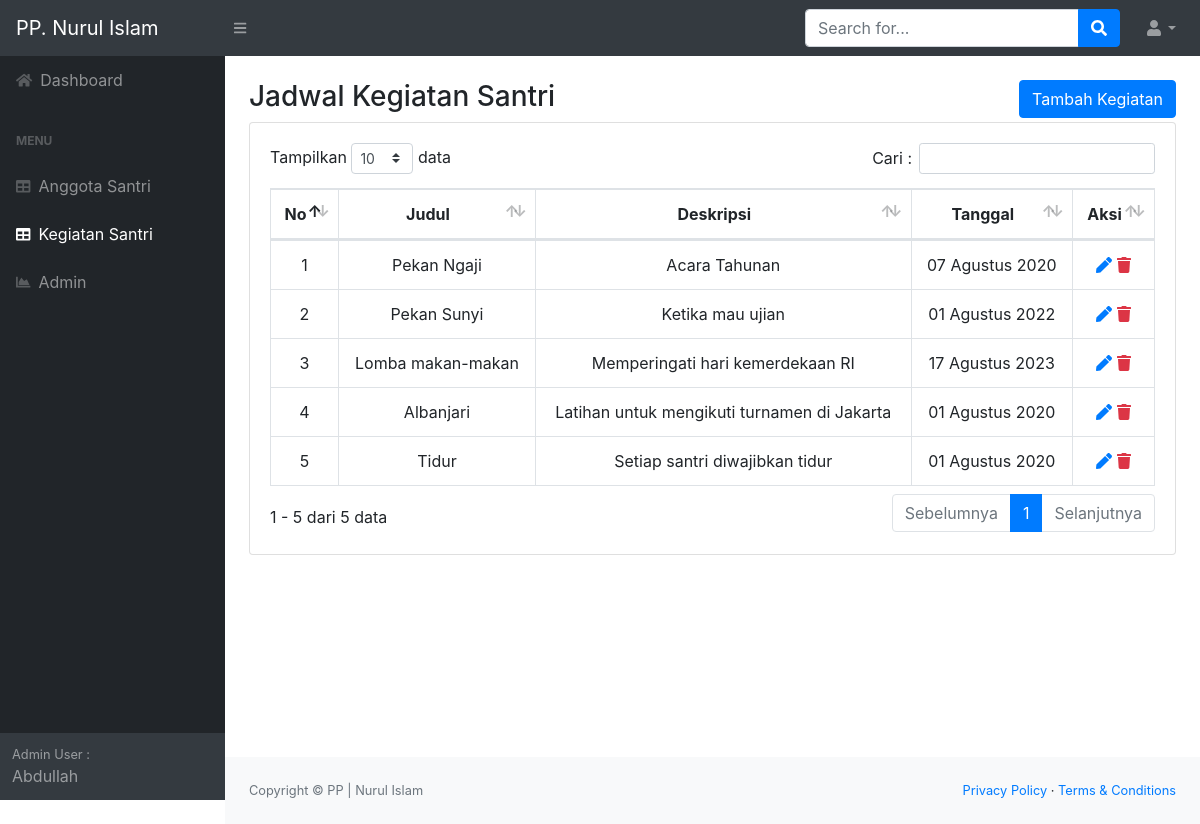
The app's page /page/admin/index.php?page=kegiatan (signed in) with its own data.
### tables this page shows
CREATE TABLE `tbl_kegiatan` (
  `id_kegiatan` int(11) NOT NULL,
  `nama_kegiatan` varchar(20) NOT NULL,
  `deskripsi_kegiatan` text NOT NULL,
  `tgl_kegiatan` date NOT NULL
);

### page/admin/kegiatan.php (the view)
<?php
    function tgl_indo($tanggal){
        $bulan = array (
            1 =>   'Januari',
            'Februari',
            'Maret',
            'April',
            'Mei',
            'Juni',
            'Juli',
            'Agustus',
            'September',
            'Oktober',
            'November',
            'Desember'
        );
        $pecahkan = explode('-', $tanggal);
        return $pecahkan[2] . ' ' . $bulan[ (int)$pecahkan[1] ] . ' ' . $pecahkan[0];
    }
?>
<div class="container-fluid">
    <div class="row">
        <div class="col-md-8">
            <h3>Jadwal Kegiatan Santri</h3>
        </div>
        <div class="col-md-4" align="right">
            <a href="index.php?page=tambah_kegiatan" class="btn btn-primary">Tambah Kegiatan</a>
        </div>
    </div>
    <div class="card mb-4">
        <div class="card-body">
            <div class="table-responsive">
                <table class="table table-bordered" id="dataTable" width="100%" cellspacing="0">
                    <thead>
                        <tr align="center">
                            <th>No</th>
                            <th>Judul</th>
                            <th>Deskripsi</th>
                            <th>Tanggal</th>
                            <th>Aksi</th>
                        </tr>
                    </thead>
                    <tbody>
                        <?php
                            $kegiatan = mysqli_query($koneksi, "SELECT * FROM tbl_kegiatan");
                            $no = 1;
                            foreach($kegiatan as $row):
                        ?>
                            <tr align="center">
                                <td><?php echo $no;?></td>
                                <td><?php echo $row['nama_kegiatan'];?></td>
                                <td><?php echo $row['deskripsi_kegiatan'];?></td>
                                <td><?php echo tgl_indo($row['tgl_kegiatan']);?></td>
                                <td>
                                    <a class="text-primary" href="index.php?page=edit_kegiatan&id_kegiatan=<?php echo $row['id_kegiatan'];?>"><i class="ace-icon fas fa-pen bigger-130"></i></a>
                                    <a class="text-danger" href="delete_kegiatan.php?id_kegiatan=<?php echo $row['id_kegiatan'];?>" onclick="return confirm('Hapus Data Ini?')"><i class="ace-icon fas fa-trash bigger-130"></i></a>
                                </td>
                            </tr>
                        <?php
                            $no++;
                            endforeach;
                        ?>
                    </tbody>
                </table>
            </div>
        </div>
    </div>
</div>

### records on screen
tbl_kegiatan: nama_kegiatan "Pekan Ngaji", deskripsi_kegiatan "Acara Tahunan", tgl_kegiatan "07 Agustus 2020"
tbl_kegiatan: nama_kegiatan "Pekan Sunyi", deskripsi_kegiatan "Ketika mau ujian", tgl_kegiatan "01 Agustus 2022"
tbl_kegiatan: nama_kegiatan "Lomba makan-makan", deskripsi_kegiatan "Memperingati hari kemerdekaan RI", tgl_kegiatan "17 Agustus 2023"
tbl_kegiatan: nama_kegiatan "Albanjari", deskripsi_kegiatan "Latihan untuk mengikuti turnamen di Jakarta", tgl_kegiatan "01 Agustus 2020"
tbl_kegiatan: nama_kegiatan "Tidur", deskripsi_kegiatan "Setiap santri diwajibkan tidur", tgl_kegiatan "01 Agustus 2020"

### other values on screen
$_SESSION['nama'] "Abdullah"
